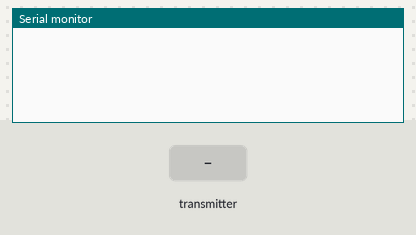
This program was run on a simulated ESP8266 (NodeMCU). On the bench: the last lines printed to the serial monitor. The test bench sets the inputs (shaded band).

Above: at 1.2 s.
1.3 s: the transmitter starts sending a = 0
At 1.61 s:
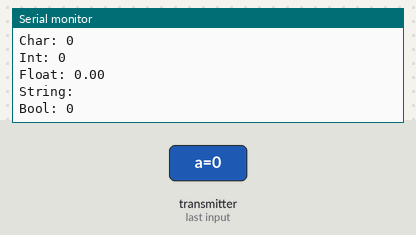
2.8 s: the transmitter starts sending b = 256
4.3 s: the transmitter starts sending c = 25
5.8 s: the transmitter starts sending e = 1
At 6.11 s:
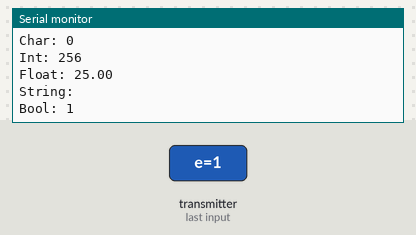
7.3 s: the transmitter starts sending a = 1
8.8 s: the transmitter starts sending b = 512
Timing chart, 0 to 11.3 s (numbered marks = the images above; inputs shaded):
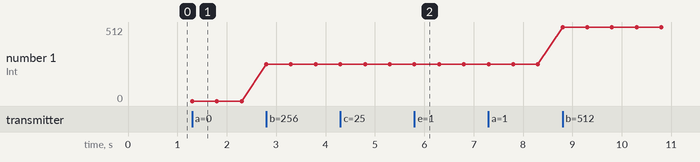

The program:

main.cpp
```cpp
#include <Arduino.h>
#include <ESP8266WiFi.h>
#include <espnow.h>

// Structure example to receive data
// Must match the sender structure
typedef struct struct_message
{
  char a[32];
  int b;
  float c;
  String d;
  bool e;
} struct_message;

// Create a struct_message called myData
struct_message myData;

// Callback function that will be executed when data is received
void OnDataRecv(uint8_t *mac, uint8_t *incomingData, uint8_t len)
{
  // Copy the received data into the myData variable using memcpy
  memcpy(&myData, incomingData, sizeof(myData));

  // Print the length of the received data
  Serial.print("Bytes received: ");
  Serial.println(len);

  // Print the values of the different variables in myData
  Serial.print("Char: ");
  Serial.println(myData.a);
  Serial.print("Int: ");
  Serial.println(myData.b);
  Serial.print("Float: ");
  Serial.println(myData.c);
  Serial.print("String: ");
  Serial.println(myData.d);
  Serial.print("Bool: ");
  Serial.println(myData.e);
  Serial.println();
}

void setup()
{
  // Initialize Serial Monitor
  Serial.begin(115200);

  // Set device as a Wi-Fi Station
  WiFi.mode(WIFI_STA);

  // Init ESP-NOW
  if (esp_now_init() != 0)
  {
    // If initialization fails, print an error message and return
    Serial.println("Error initializing ESP-NOW");
    return;
  }

  // Once ESPNow is successfully Init, we will register for recv CB to
  // get recv packer info

  // Set the ESP-NOW role of the device to slave
  esp_now_set_self_role(ESP_NOW_ROLE_SLAVE);

  // Register the callback function for receiving data
  esp_now_register_recv_cb(OnDataRecv);
}

void loop()
{
  // The loop function is empty as all the work is done in the callback function
}
```

Measured:
- after the input at 1.3 s, the serial monitor: prints a new line at once (image 1)
- after the input at 5.8 s, the serial monitor: prints a new line at once (image 2)
- plotted number 1: 0 → 256 after the input at 2.8 s, 256 → 512 after the input at 8.8 s
